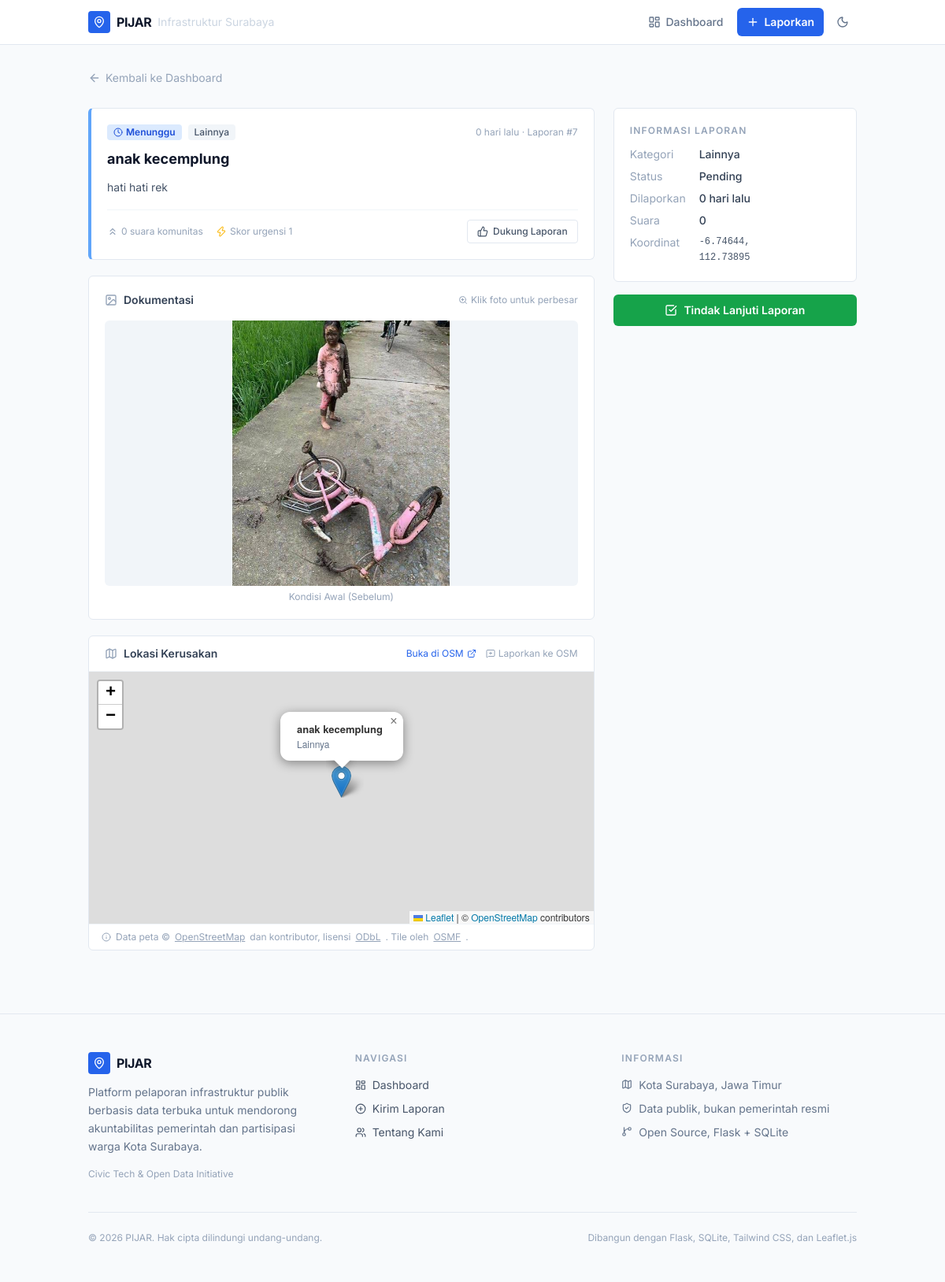
The app's page /detail/7 with its own data.
### tables this page shows
CREATE TABLE reports (
            id             INTEGER PRIMARY KEY AUTOINCREMENT,
            title          TEXT    NOT NULL,
            category       TEXT    NOT NULL,
            description    TEXT,
            latitude       REAL,
            longitude      REAL,
            issue_image    TEXT,
            resolved_image TEXT,
            budget_spent   REAL,
            budget_source  TEXT,
            created_at     TIMESTAMP DEFAULT CURRENT_TIMESTAMP,
            upvotes        INTEGER   DEFAULT 0,
            status         TEXT      DEFAULT 'pending'
        );

### app.py (the view)
@app.route("/detail/<int:report_id>")
def detail(report_id: int):
    db  = get_db()
    row = db.execute(
        "SELECT * FROM reports WHERE id = ?", (report_id,)
    ).fetchone()
    if row is None:
        abort(404)
    r        = dict(row)
    created  = _parse_created_at(r["created_at"])
    now      = datetime.utcnow()
    days_old = (now - created).days
    r["days_old"]   = days_old
    r["is_overdue"] = (r["status"] == "pending") and (days_old > 7)
    r["urgency"]    = 0 if r["status"] == "resolved" else (days_old + 1) * (r["upvotes"] + 1)
    return render_template(
        "detail.html",
        report=r,
        upvoted_ids=list(session.get("upvoted_ids", [])),
    )

### app.py (called while the page is built)
def get_db() -> sqlite3.Connection:
    if "_database" not in g:
        g._database = sqlite3.connect(DATABASE)
        g._database.row_factory = sqlite3.Row
        g._database.execute("PRAGMA journal_mode=WAL")
        g._database.execute("PRAGMA foreign_keys=ON")
    return g._database

def _parse_created_at(raw: str) -> datetime:
    for fmt in ("%Y-%m-%d %H:%M:%S.%f", "%Y-%m-%d %H:%M:%S"):
        try:
            return datetime.strptime(raw, fmt)
        except ValueError:
            continue
    return datetime.utcnow()

### templates/detail.html (shortened to what this page needs)
{% extends "base.html" %}
{% block head %}
  <link rel="stylesheet" href="{{ url_for('static', filename='vendor/leaflet/leaflet.css') }}"/>
{% endblock %}
{% block content %}
<div class="mb-6">
  <a href="{{ url_for('dashboard') }}"
     class="inline-flex items-center gap-1.5 text-sm
            text-slate-400 dark:text-slate-500
            hover:text-blue-600 dark:hover:text-blue-400
            transition-colors">
    <i data-lucide="arrow-left" class="w-4 h-4"></i>
    Kembali ke Dashboard
  </a>
</div>
<div class="grid grid-cols-1 lg:grid-cols-3 gap-6">
  <div class="lg:col-span-2 space-y-5">
    <div class="bg-white dark:bg-slate-800
                border border-slate-200 dark:border-slate-700
                rounded-md p-5 transition-colors
                {% if report.is_overdue %}border-l-4 border-l-red-500
                {% elif report.status == 'resolved' %}border-l-4 border-l-green-500
                {% else %}border-l-4 border-l-blue-400{% endif %}">
      <div class="flex flex-wrap items-center gap-2 mb-3">
        {% if report.is_overdue %}
          <span class="inline-flex items-center gap-1 px-2 py-0.5 rounded text-xs font-semibold
                       bg-red-100 dark:bg-red-900/40 text-red-700 dark:text-red-400">
            <i data-lucide="alert-triangle" class="w-3 h-3"></i> Lewat SLA
          </span>
        {% elif report.status == 'resolved' %}
          <span class="inline-flex items-center gap-1 px-2 py-0.5 rounded text-xs font-semibold
                       bg-green-100 dark:bg-green-900/40 text-green-700 dark:text-green-400">
            <i data-lucide="check-circle" class="w-3 h-3"></i> Selesai
          </span>
        {% else %}
          <span class="inline-flex items-center gap-1 px-2 py-0.5 rounded text-xs font-semibold
                       bg-blue-100 dark:bg-blue-900/40 text-blue-700 dark:text-blue-400">
            <i data-lucide="clock" class="w-3 h-3"></i> Menunggu
          </span>
        {% endif %}
        <span class="inline-flex items-center px-2 py-0.5 rounded text-xs font-medium
                     bg-slate-100 dark:bg-slate-700 text-slate-600 dark:text-slate-300">
          {{ report.category }}
        </span>
        <span class="text-xs text-slate-400 dark:text-slate-500 ml-auto">
          {{ report.days_old }} hari lalu · Laporan #{{ report.id }}
        </span>
      </div>
      <h1 class="text-lg font-bold text-slate-900 dark:text-white leading-snug mb-3">
        {{ report.title }}
      </h1>
      {% if report.description %}
        <p class="text-sm text-slate-600 dark:text-slate-300 leading-relaxed">
          {{ report.description }}
        </p>
      {% else %}
        <p class="text-sm text-slate-400 dark:text-slate-500 italic">
          Tidak ada deskripsi tambahan.
        </p>
      {% endif %}
      <div class="mt-4 flex flex-wrap items-center gap-4 text-xs
                  text-slate-400 dark:text-slate-500
                  border-t border-slate-100 dark:border-slate-700 pt-3">
        <span class="flex items-center gap-1">
          <i data-lucide="chevrons-up" class="w-3.5 h-3.5"></i>
          {{ report.upvotes }} suara komunitas
        </span>
        <span class="flex items-center gap-1">
          <i data-lucide="zap" class="w-3.5 h-3.5 text-amber-400"></i>
          Skor urgensi {{ report.urgency }}
        </span>
        <form action="{{ url_for('upvote', report_id=report.id) }}" method="POST" class="ml-auto">
          {% if report.id in upvoted_ids %}
            <button type="submit" disabled
                    class="inline-flex items-center gap-1.5 px-3 py-1.5 text-xs font-medium
                           text-slate-400 dark:text-slate-500
                           bg-slate-50 dark:bg-slate-800
                           border border-slate-200 dark:border-slate-700
                           rounded opacity-60 cursor-not-allowed">
              <i data-lucide="check" class="w-3.5 h-3.5"></i>
              Sudah Didukung
            </button>
          {% else %}
            <button type="submit"
                    class="inline-flex items-center gap-1.5 px-3 py-1.5 text-xs font-medium
                           text-slate-600 dark:text-slate-300
                           bg-white dark:bg-slate-700
                           border border-slate-200 dark:border-slate-600
                           hover:bg-slate-50 dark:hover:bg-slate-600
                           hover:border-slate-300 dark:hover:border-slate-500
                           active:bg-slate-100 dark:active:bg-slate-500
                           rounded transition-colors">
              <i data-lucide="thumbs-up" class="w-3.5 h-3.5"></i>
              Dukung Laporan
            </button>
          {% endif %}
        </form>
      </div>
    </div>
    {% if report.issue_image or report.resolved_image %}
      <div class="bg-white dark:bg-slate-800
                  border border-slate-200 dark:border-slate-700
                  rounded-md p-5 transition-colors">
        <h2 class="text-sm font-semibold text-slate-700 dark:text-slate-300 mb-4 flex items-center gap-2">
          <i data-lucide="image" class="w-4 h-4 text-slate-400 dark:text-slate-500"></i>
          Dokumentasi
          <span class="ml-auto text-xs font-normal text-slate-400 dark:text-slate-500 flex items-center gap-1">
            <i data-lucide="zoom-in" class="w-3 h-3"></i>
            Klik foto untuk perbesar
          </span>
        </h2>
        <div class="grid {% if report.issue_image and report.resolved_image %}grid-cols-1 sm:grid-cols-2{% else %}grid-cols-1{% endif %} gap-4">
          {% if report.issue_image %}
            {% set issue_url = url_for('static', filename='uploads/' + report.issue_image) %}
            <figure>
              <button type="button"
                      data-lightbox-src="{{ issue_url }}"
                      data-lightbox-caption="Kondisi Awal (Sebelum)"
                      class="w-full aspect-video rounded-md overflow-hidden
                             bg-slate-100 dark:bg-slate-700
                             cursor-pointer group relative block
                             focus:outline-none focus:ring-2 focus:ring-blue-500">
                <img src="{{ issue_url }}"
                     alt="Foto kondisi awal: {{ report.title }}"
                     class="w-full h-full object-contain transition-transform duration-200
                            group-hover:scale-[1.02]"
                     loading="lazy" />
                <span class="absolute inset-0 flex items-center justify-center
                             bg-black/0 group-hover:bg-black/20
                             transition-colors duration-200">
                </span>
              </button>
              <figcaption class="mt-1.5 text-xs text-slate-400 dark:text-slate-500 text-center">
                Kondisi Awal (Sebelum)
              </figcaption>
            </figure>
          {% endif %}
        </div>
      </div>
    {% endif %}
    {% if report.latitude and report.longitude %}
      <div class="bg-white dark:bg-slate-800
                  border border-slate-200 dark:border-slate-700
                  rounded-md transition-colors">
        <div class="px-5 py-3 border-b border-slate-100 dark:border-slate-700
                    flex items-center justify-between">
          <h2 class="text-sm font-semibold text-slate-700 dark:text-slate-300 flex items-center gap-2">
            <i data-lucide="map" class="w-4 h-4 text-slate-400 dark:text-slate-500"></i>
            Lokasi Kerusakan
          </h2>
          <div class="flex items-center gap-3">
            <a href="https://www.openstreetmap.org/#map=17/{{ report.latitude }}/{{ report.longitude }}"
               target="_blank"
               rel="noopener noreferrer"
               class="inline-flex items-center gap-1 text-xs
                      text-blue-600 dark:text-blue-400 hover:underline">
              Buka di OSM
              <i data-lucide="external-link" class="w-3 h-3"></i>
            </a>
            <a href="https://www.openstreetmap.org/note/new#map=17/{{ report.latitude }}/{{ report.longitude }}"
               target="_blank"
               rel="noopener noreferrer"
               class="inline-flex items-center gap-1 text-xs
                      text-slate-400 dark:text-slate-500
                      hover:text-slate-600 dark:hover:text-slate-300">
              <i data-lucide="message-square-plus" class="w-3 h-3"></i>
              Laporkan ke OSM
            </a>
          </div>
        </div>
        <div id="detail-map"
             style="height:320px;"
             class="w-full z-0"></div>
        <div class="px-4 py-2 border-t border-slate-100 dark:border-slate-700
                    flex items-center gap-1.5 text-xs text-slate-400 dark:text-slate-500">
          <i data-lucide="info" class="w-3 h-3 shrink-0"></i>
          Data peta &copy;
          <a href="https://www.openstreetmap.org/copyright"
             target="_blank" rel="noopener noreferrer"
             class="underline hover:text-slate-600 dark:hover:text-slate-300">
            OpenStreetMap
          </a>
          dan kontributor, lisensi
          <a href="https://opendatacommons.org/licenses/odbl/"
             target="_blank" rel="noopener noreferrer"
             class="underline hover:text-slate-600 dark:hover:text-slate-300">
            ODbL
          </a>.
          Tile oleh
          <a href="https://operations.osmfoundation.org/policies/tiles/"
             target="_blank" rel="noopener noreferrer"
             class="underline hover:text-slate-600 dark:hover:text-slate-300">
            OSMF
          </a>.
        </div>
      </div>
    {% endif %}
  </div>
  <aside class="space-y-4">
    <div class="bg-white dark:bg-slate-800
                border border-slate-200 dark:border-slate-700
                rounded-md p-5 transition-colors">
      <h3 class="text-xs font-semibold uppercase tracking-widest
                 text-slate-400 dark:text-slate-500 mb-3">
        Informasi Laporan
      </h3>
      <dl class="space-y-2 text-sm">
        <div class="flex items-start gap-2">
          <dt class="text-slate-400 dark:text-slate-500 w-20 shrink-0">Kategori</dt>
          <dd class="font-medium text-slate-700 dark:text-slate-200">{{ report.category }}</dd>
        </div>
        <div class="flex items-start gap-2">
          <dt class="text-slate-400 dark:text-slate-500 w-20 shrink-0">Status</dt>
          <dd class="font-medium text-slate-700 dark:text-slate-200 capitalize">{{ report.status }}</dd>
        </div>
        <div class="flex items-start gap-2">
          <dt class="text-slate-400 dark:text-slate-500 w-20 shrink-0">Dilaporkan</dt>
          <dd class="font-medium text-slate-700 dark:text-slate-200">{{ report.days_old }} hari lalu</dd>
        </div>
        <div class="flex items-start gap-2">
          <dt class="text-slate-400 dark:text-slate-500 w-20 shrink-0">Suara</dt>
          <dd class="font-medium text-slate-700 dark:text-slate-200">{{ report.upvotes }}</dd>
        </div>
        {% if report.latitude and report.longitude %}
          <div class="flex items-start gap-2">
            <dt class="text-slate-400 dark:text-slate-500 w-20 shrink-0">Koordinat</dt>
            <dd class="font-mono text-xs text-slate-600 dark:text-slate-300 leading-relaxed">
              {{ "%.5f"|format(report.latitude) }},<br>{{ "%.5f"|format(report.longitude) }}
            </dd>
          </div>
        {% endif %}
      </dl>
    </div>
    {% if report.status == 'pending' %}
      <a href="{{ url_for('resolve', report_id=report.id) }}"
         class="flex items-center justify-center gap-2 w-full px-4 py-2.5 text-sm font-semibold
                text-white bg-green-600 hover:bg-green-700 active:bg-green-800
                rounded-md transition-colors">
        <i data-lucide="check-square" class="w-4 h-4"></i>
        Tindak Lanjuti Laporan
      </a>
    {% endif %}
  </aside>
</div>
{% endblock %}

### records on screen
reports: category "Lainnya", id "7", title "anak kecemplung", description "hati hati rek", upvotes "0", status "Pending", latitude "-6.74644", longitude "112.73895"

### other values on screen
{{ report.days_old }} "0"
{{ report.urgency }} "1"
